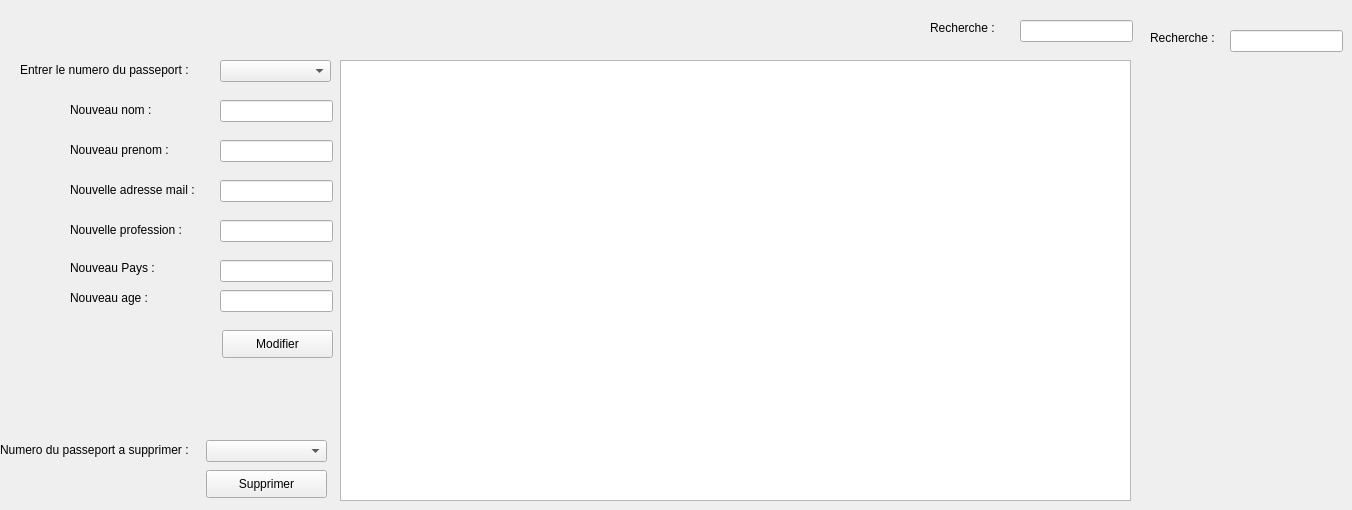
        <widget class="QWidget" name="tab_6">
         <attribute name="title">
          <string>Gérer</string>
         </attribute>
         <widget class="QLabel" name="label_21">
          <property name="geometry">
           <rect>
            <x>0</x>
            <y>440</y>
            <width>211</width>
            <height>20</height>
           </rect>
          </property>
          <property name="text">
           <string>Numero du passeport a supprimer :</string>
          </property>
         </widget>
         <widget class="QPushButton" name="pushButton_suppclientvip">
          <property name="geometry">
           <rect>
            <x>206</x>
            <y>470</y>
            <width>121</width>
            <height>28</height>
           </rect>
          </property>
          <property name="text">
           <string>Supprimer</string>
          </property>
         </widget>
         <widget class="QLineEdit" name="nouvageclientvip">
          <property name="geometry">
           <rect>
            <x>220</x>
            <y>290</y>
            <width>113</width>
            <height>22</height>
           </rect>
          </property>
          <property name="text">
           <string/>
          </property>
         </widget>
         <widget class="QLabel" name="label_23">
          <property name="geometry">
           <rect>
            <x>20</x>
            <y>60</y>
            <width>191</width>
            <height>20</height>
           </rect>
          </property>
          <property name="maximumSize">
           <size>
            <width>191</width>
            <height>16777215</height>
           </size>
          </property>
          <property name="text">
           <string>Entrer le numero du passeport :</string>
          </property>
         </widget>
         <widget class="QLabel" name="label_28">
          <property name="geometry">
           <rect>
            <x>70</x>
            <y>100</y>
            <width>131</width>
            <height>20</height>
           </rect>
          </property>
          <property name="text">
           <string>Nouveau nom :</string>
          </property>
         </widget>
         <widget class="QLabel" name="label_26">
          <property name="geometry">
           <rect>
            <x>70</x>
            <y>220</y>
            <width>141</width>
            <height>20</height>
           </rect>
          </property>
          <property name="text">
           <string>Nouvelle profession :</string>
          </property>
         </widget>
         <widget class="QLineEdit" name="nouvprofessionclientvip">
          <property name="geometry">
           <rect>
            <x>220</x>
            <y>220</y>
            <width>113</width>
            <height>22</height>
           </rect>
          </property>
         </widget>
         <widget class="QLineEdit" name="nouvmailclientvip">
          <property name="geometry">
           <rect>
            <x>220</x>
            <y>180</y>
            <width>113</width>
            <height>22</height>
           </rect>
          </property>
         </widget>
         <widget class="QLabel" name="label_25">
          <property name="geometry">
           <rect>
            <x>70</x>
            <y>260</y>
            <width>91</width>
            <height>16</height>
           </rect>
          </property>
          <property name="text">
           <string>Nouveau Pays :</string>
          </property>
         </widget>
         <widget class="QPushButton" name="pushButton_modifclientvip">
          <property name="geometry">
           <rect>
            <x>222</x>
            <y>330</y>
            <width>111</width>
            <height>28</height>
           </rect>
          </property>
          <property name="text">
           <string>Modifier</string>
          </property>
         </widget>
         <widget class="QLineEdit" name="nouvnomclientvip">
          <property name="geometry">
           <rect>
            <x>220</x>
            <y>100</y>
            <width>113</width>
            <height>22</height>
           </rect>
          </property>
         </widget>
         <widget class="QLabel" name="label_27">
          <property name="geometry">
           <rect>
            <x>70</x>
            <y>180</y>
            <width>141</width>
            <height>20</height>
           </rect>
          </property>
          <property name="text">
           <string>Nouvelle adresse mail :</string>
          </property>
         </widget>
         <widget class="QLabel" name="label_24">
          <property name="geometry">
           <rect>
            <x>70</x>
            <y>140</y>
            <width>111</width>
            <height>20</height>
           </rect>
          </property>
          <property name="text">
           <string>Nouveau prenom :</string>
          </property>
         </widget>
         <widget class="QLabel" name="label_22">
          <property name="geometry">
           <rect>
            <x>70</x>
            <y>290</y>
            <width>111</width>
            <height>16</height>
           </rect>
          </property>
          <property name="text">
           <string>Nouveau age :</string>
          </property>
         </widget>
         <widget class="QLineEdit" name="nouvpaysclientvip">
          <property name="geometry">
           <rect>
            <x>220</x>
            <y>260</y>
            <width>113</width>
            <height>22</height>
           </rect>
          </property>
         </widget>
         <widget class="QLineEdit" name="nouvprenomclientvip">
          <property name="geometry">
           <rect>
            <x>220</x>
            <y>140</y>
            <width>113</width>
            <height>22</height>
           </rect>
          </property>
         </widget>
         <widget class="QLineEdit" name="rechercheclientvip_2">
          <property name="geometry">
           <rect>
            <x>1230</x>
            <y>30</y>
            <width>113</width>
            <height>22</height>
           </rect>
          </property>
         </widget>
         <widget class="QTableView" name="tableclientvip">
          <property name="geometry">
           <rect>
            <x>340</x>
            <y>60</y>
            <width>791</width>
            <height>441</height>
           </rect>
          </property>
         </widget>
         <widget class="QLabel" name="label_30">
          <property name="geometry">
           <rect>
            <x>1150</x>
            <y>30</y>
            <width>81</width>
            <height>16</height>
           </rect>
          </property>
          <property name="text">
           <string>Recherche :</string>
          </property>
         </widget>
         <widget class="QComboBox" name="comboBoxsuppclientvip">
          <property name="geometry">
           <rect>
            <x>206</x>
            <y>440</y>
            <width>121</width>
            <height>22</height>
           </rect>
          </property>
         </widget>
         <widget class="QComboBox" name="comboBoxmodifclientvip">
          <property name="geometry">
           <rect>
            <x>220</x>
            <y>60</y>
            <width>111</width>
            <height>22</height>
           </rect>
          </property>
         </widget>
         <widget class="QLineEdit" name="rechercheclient_2">
          <property name="geometry">
           <rect>
            <x>1020</x>
            <y>20</y>
            <width>113</width>
            <height>22</height>
           </rect>
          </property>
         </widget>
         <widget class="QLabel" name="label_38">
          <property name="geometry">
           <rect>
            <x>930</x>
            <y>20</y>
            <width>81</width>
            <height>16</height>
           </rect>
          </property>
          <property name="text">
           <string>Recherche :</string>
          </property>
         </widget>
        </widget>
